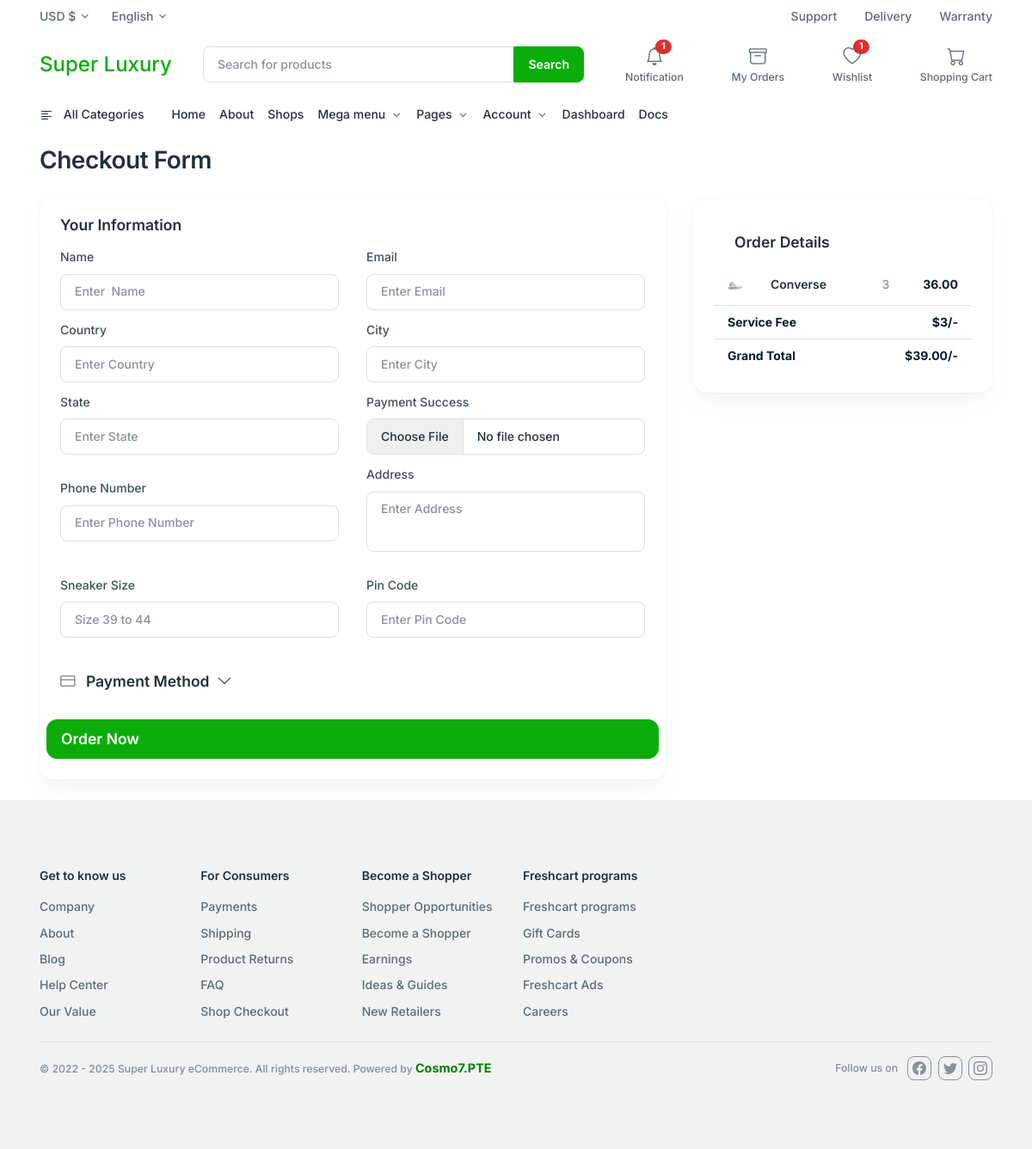
Screenshot of /checkout/chechout/ (signed in) with the database file from the repository.
### cart/models.py (models this page shows, shortened)
class CartItem(models.Model):
    user = models.ForeignKey(User, on_delete=models.CASCADE, related_name='cart_items')
    product = models.ForeignKey(Product, on_delete=models.CASCADE)
    quantity = models.PositiveIntegerField(default=1)
    @property
    def total_price(self):
        if self.product.sale_price:
            return self.quantity * self.product.sale_price
        return self.quantity * self.product.price

### products/models.py (models this page shows, shortened)
class Product(models.Model):
   name = models.CharField(max_length=100)
   price = models.DecimalField(default=0, decimal_places=2, max_digits=6)
   category = models.ForeignKey(Category, on_delete=models.CASCADE, default=1)
   desciption = models.CharField(max_length=300, default='', blank=True, null=True)
   image = models.ImageField(upload_to='uploads/product/')
   is_sale = models.BooleanField(default=False)
   sale_price = models.DecimalField(default=0, decimal_places=2, max_digits=6)

### checkout/views.py (the view)
# urls.py: path('chechout/', views.Checkout, name='checkout'),
@login_required(login_url='login')
def Checkout(request):
    try:
        cartitems = CartItem.objects.filter(user = request.user)
    except CartItem.DoesNotExist:
        return redirect('/checkout/cart/')
    subtotal = 0
    for item in cartitems:
        subtotal += item.product.price * item.quantity
        service_fee = 3
        grand_total = subtotal + service_fee
    context = {
        'cartitems':cartitems,
        'subtotal':subtotal,
        'service_fee':service_fee,
        'grand_total':grand_total
    }
    return render(request,'checkout.html', context)

### dashboard/context_processors.py (called while the page is built)
def unread_count(request):
    if request.user.is_authenticated:
        count = Notification.objects.filter(user = request.user, is_read = False, is_delete = False).count()
    else:
        count = 0
    return {'unread_count':count}

### checkout/templates/checkout.html (shortened to what this page needs)
{% extends 'base.html'%}
{% block content %}
{% include 'navbar.html'%}
<div class="main-wrapper">
    <div class="container">
        <div class="mt-4">
            <h2>Checkout Form</h2>
        </div>
        <div class="row">
            <div class="col-lg-8 col-12">
                <div class="card mb-6 card-lg mt-4">
                    <div class="card-body p-6">
                        <h4 class="mb-4 h5">Your Information</h4>
                        <form action="{%url 'placeorder' %}" method="POST" enctype="multipart/form-data">
                            <div class="row">
                                <div class="mb-3 col-lg-6">
                                    <label class="form-label">Name</label>
                                    <input type="text" class="form-control" placeholder="Enter  Name" required
                                        name="fullname" />
                                </div>
                                <div class="mb-3 col-lg-6">
                                    <label class="form-label">Email</label>
                                    <input type="email" class="form-control" placeholder="Enter Email" required
                                        name="email" />
                                </div>
                                <div class="mb-3 col-lg-6">
                                    <label class="form-label">Country</label>
                                    <input type="text" class="form-control" placeholder="Enter Country" required
                                        name="country" />
                                </div>
                                <div class="mb-3 col-lg-6">
                                    <label class="form-label">City</label>
                                    <input type="text" class="form-control" placeholder="Enter City" required
                                        name="city" />
                                </div>
                                <div class="mb-3 col-lg-6">
                                    <label class="form-label">State</label>
                                    <input type="text" class="form-control" placeholder="Enter State" required
                                        name="state" />
                                </div>
                                <div class="mb-3 col-lg-6">
                                    <label class="form-label">Payment Success</label>
                                    <input type="file" class="form-control" placeholder="Enter Payment" required
                                        name="image" />
                                </div>
                                <div class="mb-3 col-lg-6 mt-4">
                                    <label class="form-label">Phone Number</label>
                                    <input type="text" class="form-control" placeholder="Enter Phone Number" required
                                        name="phone" />
                                </div>
                                <div class="mb-3 col-lg-6">
                                    <label class="form-label">Address</label>
                                    <textarea class="form-control" rows="3" placeholder="Enter Address" name="address"
                                        style="resize: none; height: 70px;"></textarea>
                                </div>
                                <div class="mb-3 col-lg-6 mt-4">
                                    <label class="form-label">Sneaker Size</label>
                                    <input type="text" class="form-control" placeholder="Size 39 to 44" required
                                        name="size" />
                                </div>
                                <div class="mb-3 col-lg-6 mt-4">
                                    <label class="form-label">Pin Code</label>
                                    <input type="number" class="form-control" placeholder="Enter Pin Code" required
                                        name="pincode" />
                                </div>
                                <div class="accordion-item py-4 mt-3 rounded">
                                    <a href="#" class="text-inherit h5" data-bs-toggle="collapse"
                                        data-bs-target="#flush-collapseFour" aria-expanded="false"
                                        aria-controls="flush-collapseFour">
                                        <i class="feather-icon icon-credit-card me-2 text-muted"></i>
                                        Payment Method &nbsp;<span><i class="bi bi-chevron-down"></i></span>
                                    </a>
                                </div>
                                <button
                                    class="btn btn-primary btn-lg d-flex justify-content-between align-items-center mt-4"
                                    type="submit">
                                    Order Now
                                </button>
                            </div>
                        </form>
                    </div>
                </div>
            </div>
            <div class="col-lg-4 col-12 mt-5">
                <div class="card mb-6 card-lg">
                    <div class="card-body p-6">
                        <h5 class="px-6 py-4 bg-transparent mb-0">Order Details</h5>
                        <ul class="list-group list-group-flush">
                            {% for cartitem in cartitems %}
                            <li class="list-group-item px-4 py-3">
                                <div class="row align-items-center">
                                    <div class="col-2 col-md-2">
                                        <img src="{{cartitem.product.image.url}}" alt="Ecommerce" class="img-fluid" />
                                    </div>
                                    <div class="col-5 col-md-5">
                                        <h6 class="mb-0">{{cartitem.product.name}}</h6>
                                    </div>
                                    <div class="col-2 col-md-2 text-center text-muted">
                                        <span>{{cartitem.quantity}}</span>
                                    </div>
                                    <div class="col-3 text-lg-end text-start text-md-end col-md-3">
                                        <span class="fw-bold">{{cartitem.total_price}}</span>
                                    </div>
                                </div>
                            </li>
                            {% empty %}
                            <li class="list-group-item">Your cart is empty.</li>
                            {% endfor %}
                            <li class="list-group-item d-flex justify-content-between fw-bold">
                                <span>Service Fee</span>
                                <span id="cart-total">${{ service_fee}}/-</span>
                            </li>
                            <li class="list-group-item d-flex justify-content-between fw-bold">
                                <span>Grand Total</span>
                                <span id="cart-total">${{ grand_total}}/-</span>
                            </li>
                        </ul>
                    </div>
                </div>
            </div>
        </div>
    </div>
</div>
{% include 'footer.html'%}
{% endblock %}

### rows the page displays
CartItem: product.image (picture), product.name "Converse", quantity "3", total_price "36.00"

### other values shown
{{ service_fee }} "3"
{{ grand_total }} "39.00"
